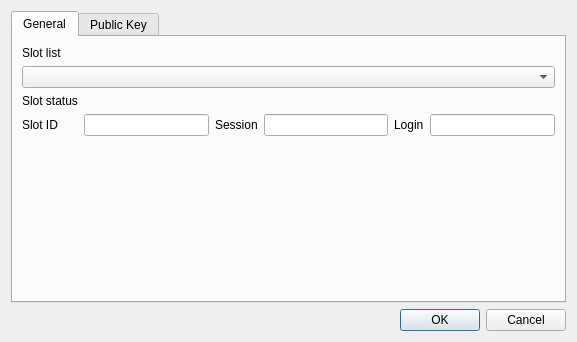
<?xml version="1.0" encoding="UTF-8"?>
<ui version="4.0">
 <class>CreateRSAPubKeyDlg</class>
 <widget class="QDialog" name="CreateRSAPubKeyDlg">
  <property name="geometry">
   <rect>
    <x>0</x>
    <y>0</y>
    <width>577</width>
    <height>342</height>
   </rect>
  </property>
  <property name="windowTitle">
   <string>Create RSA public key</string>
  </property>
  <layout class="QVBoxLayout" name="verticalLayout">
   <item>
    <widget class="QTabWidget" name="tabWidget">
     <property name="currentIndex">
      <number>0</number>
     </property>
     <widget class="QWidget" name="tab">
      <attribute name="title">
       <string>General</string>
      </attribute>
      <layout class="QGridLayout" name="gridLayout">
       <item row="1" column="0" colspan="6">
        <widget class="QComboBox" name="mSlotsCombo"/>
       </item>
       <item row="3" column="0">
        <widget class="QLabel" name="label_3">
         <property name="text">
          <string>Slot ID</string>
         </property>
        </widget>
       </item>
       <item row="3" column="2">
        <widget class="QLabel" name="label_4">
         <property name="text">
          <string>Session</string>
         </property>
        </widget>
       </item>
       <item row="2" column="0">
        <widget class="QLabel" name="label_2">
         <property name="text">
          <string>Slot status</string>
         </property>
        </widget>
       </item>
       <item row="3" column="1">
        <widget class="QLineEdit" name="mSlotIDText"/>
       </item>
       <item row="3" column="4">
        <widget class="QLabel" name="label_5">
         <property name="text">
          <string>Login</string>
         </property>
        </widget>
       </item>
       <item row="3" column="5">
        <widget class="QLineEdit" name="mLoginText"/>
       </item>
       <item row="3" column="3">
        <widget class="QLineEdit" name="mSessionText"/>
       </item>
       <item row="0" column="0">
        <widget class="QLabel" name="label">
         <property name="text">
          <string>Slot list</string>
         </property>
        </widget>
       </item>
       <item row="4" column="2">
        <spacer name="verticalSpacer">
         <property name="orientation">
          <enum>Qt::Vertical</enum>
         </property>
         <property name="sizeHint" stdset="0">
          <size>
           <width>20</width>
           <height>40</height>
          </size>
         </property>
        </spacer>
       </item>
      </layout>
     </widget>
     <widget class="QWidget" name="tab_2">
      <attribute name="title">
       <string>Public Key</string>
      </attribute>
      <layout class="QGridLayout" name="gridLayout_2">
       <item row="1" column="1" colspan="5">
        <widget class="QLineEdit" name="mModulesText"/>
       </item>
       <item row="2" column="4" colspan="2">
        <widget class="QLineEdit" name="mIDText"/>
       </item>
       <item row="2" column="0">
        <widget class="QLabel" name="label_8">
         <property name="text">
          <string>Exponent</string>
         </property>
        </widget>
       </item>
       <item row="2" column="3">
        <widget class="QLabel" name="label_10">
         <property name="text">
          <string>ID</string>
         </property>
        </widget>
       </item>
       <item row="5" column="5">
        <widget class="QComboBox" name="mModifiableCombo"/>
       </item>
       <item row="1" column="0">
        <widget class="QLabel" name="label_7">
         <property name="text">
          <string>Modules</string>
         </property>
        </widget>
       </item>
       <item row="4" column="1">
        <widget class="QComboBox" name="mPrivateCombo"/>
       </item>
       <item row="5" column="3">
        <widget class="QComboBox" name="mDeriveCombo"/>
       </item>
       <item row="6" column="1">
        <widget class="QComboBox" name="mTokenCombo"/>
       </item>
       <item row="3" column="0">
        <widget class="QLabel" name="label_9">
         <property name="text">
          <string>Attributes</string>
         </property>
        </widget>
       </item>
       <item row="0" column="0">
        <widget class="QLabel" name="label_6">
         <property name="text">
          <string>Label</string>
         </property>
        </widget>
       </item>
       <item row="0" column="1" colspan="5">
        <widget class="QLineEdit" name="mLabelText"/>
       </item>
       <item row="5" column="2">
        <widget class="QCheckBox" name="mDeriveCheck">
         <property name="text">
          <string notr="true">Derive</string>
         </property>
        </widget>
       </item>
       <item row="5" column="0">
        <widget class="QCheckBox" name="mVerifyCheck">
         <property name="text">
          <string notr="true">Verify</string>
         </property>
        </widget>
       </item>
       <item row="2" column="1" colspan="2">
        <widget class="QLineEdit" name="mExponentText"/>
       </item>
       <item row="5" column="1">
        <widget class="QComboBox" name="mVerifyCombo"/>
       </item>
       <item row="4" column="5">
        <widget class="QComboBox" name="mWrapCombo"/>
       </item>
       <item row="6" column="0">
        <widget class="QCheckBox" name="mTokenCheck">
         <property name="text">
          <string notr="true">Token</string>
         </property>
        </widget>
       </item>
       <item row="4" column="3">
        <widget class="QComboBox" name="mEncryptCombo"/>
       </item>
       <item row="4" column="2">
        <widget class="QCheckBox" name="mEncryptCheck">
         <property name="text">
          <string notr="true">Encrypt</string>
         </property>
        </widget>
       </item>
       <item row="4" column="0">
        <widget class="QCheckBox" name="mPrivateCheck">
         <property name="text">
          <string notr="true">Private</string>
         </property>
        </widget>
       </item>
       <item row="4" column="4">
        <widget class="QCheckBox" name="mWrapCheck">
         <property name="text">
          <string notr="true">Wrap</string>
         </property>
        </widget>
       </item>
       <item row="5" column="4">
        <widget class="QCheckBox" name="mModifiableCheck">
         <property name="text">
          <string notr="true">Modifiable</string>
         </property>
        </widget>
       </item>
       <item row="7" column="1">
        <spacer name="verticalSpacer_2">
         <property name="orientation">
          <enum>Qt::Vertical</enum>
         </property>
         <property name="sizeHint" stdset="0">
          <size>
           <width>20</width>
           <height>40</height>
          </size>
         </property>
        </spacer>
       </item>
      </layout>
     </widget>
    </widget>
   </item>
   <item>
    <widget class="QDialogButtonBox" name="buttonBox">
     <property name="orientation">
      <enum>Qt::Horizontal</enum>
     </property>
     <property name="standardButtons">
      <set>QDialogButtonBox::Cancel|QDialogButtonBox::Ok</set>
     </property>
    </widget>
   </item>
  </layout>
 </widget>
 <resources/>
 <connections>
  <connection>
   <sender>buttonBox</sender>
   <signal>accepted()</signal>
   <receiver>CreateRSAPubKeyDlg</receiver>
   <slot>accept()</slot>
   <hints>
    <hint type="sourcelabel">
     <x>248</x>
     <y>254</y>
    </hint>
    <hint type="destinationlabel">
     <x>157</x>
     <y>274</y>
    </hint>
   </hints>
  </connection>
  <connection>
   <sender>buttonBox</sender>
   <signal>rejected()</signal>
   <receiver>CreateRSAPubKeyDlg</receiver>
   <slot>reject()</slot>
   <hints>
    <hint type="sourcelabel">
     <x>316</x>
     <y>260</y>
    </hint>
    <hint type="destinationlabel">
     <x>286</x>
     <y>274</y>
    </hint>
   </hints>
  </connection>
 </connections>
</ui>
